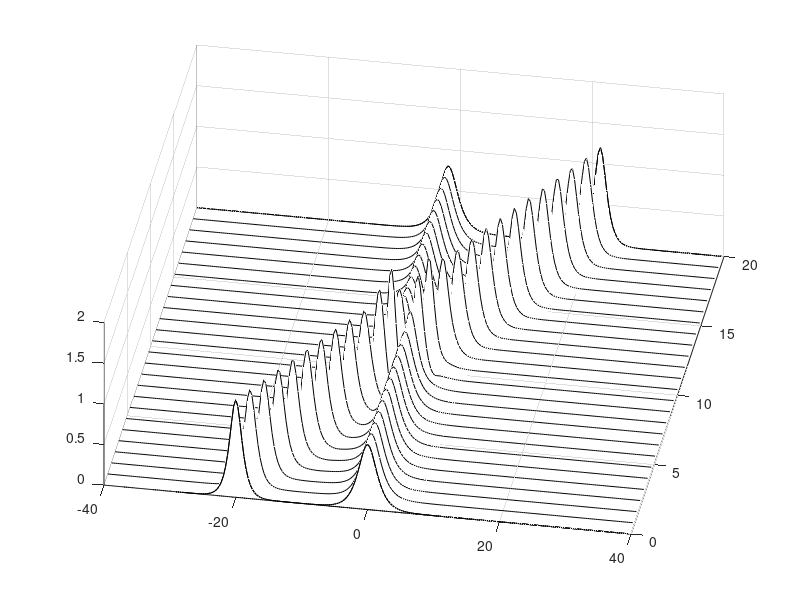

The MATLAB source for this figure:

L = 80 ; N =256 ; dt = 0.02 ; tmax = 20 ; nmax = round(tmax/dt);

dx = L/N ; x = [-L/2 : dx : L/2-dx]; k = [0:N/2-1 -N/2:-1]*2*pi/L ; k2 = k.^2;
u = 1.2*sech(1.2*(x+20)).* exp(i * x) + 0.8 * sech(0.8 * x);
udata = u ; tdata = 0;
for nn = 1:nmax
	du1 = i*(ifft(-k2.*fft(u))+2*u.*u.*conj(u)); v = u+0.5*du1*dt;
	
	du2 = i*(ifft(-k2.*fft(v))+2*v.*v.*conj(v)); v = u+0.5*du2*dt;
	du3 = i*(ifft(-k2.*fft(v))+2*v.*v.*conj(v)); v = u+du3*dt;
	du4 = i*(ifft(-k2.*fft(v))+2*v.*v.*conj(v));
	u = u+(du1+2*du2+2*du3+du4)*dt/6;
	size(udata,1)
	if (mod(nn,round(nmax/25)) == 0),
		udata = [udata ; u] ; 
		tdata = [tdata nn*dt];
	end;
end;

waterfall(x,tdata,abs(udata));
colormap([0 0 0]) ; view(10,60);


